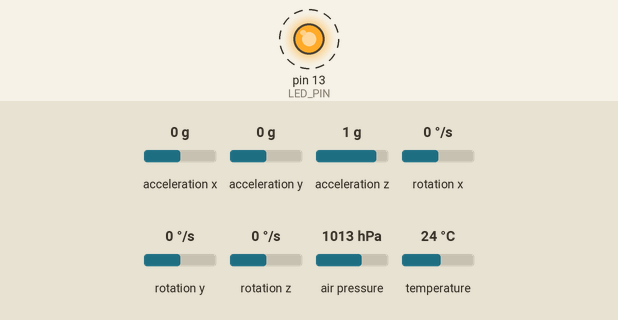
A sketch run on a simulated Arduino Uno, built with avr-gcc and run on an emulated ATmega328P. On the bench: output pins drawn as LEDs (lit = HIGH). Dashed ring = blinking. The inputs (shaded band) are chosen by the test bench; at power-on: acceleration x 0 g, acceleration y 0 g, acceleration z 1 g, rotation x 0 °/s, rotation y 0 °/s, rotation z 0 °/s, air pressure 1013 hPa, temperature 24 °C. What the sketch prints to the serial monitor is not drawn.

Above: at 0.6 s.
Timing chart, 0 to 5.2 s (numbered marks = the images above):
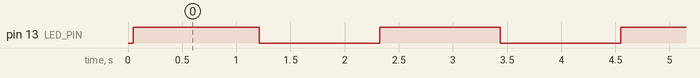

The sketch:

mpu6050-bmp085_merge.ino
```cpp
// I2C device class (I2Cdev) demonstration Arduino sketch for MPU6050 class
// 10/7/2011 by Jeff Rowberg <jeff@rowberg.net>
// Updates should (hopefully) always be available at https://github.com/jrowberg/i2cdevlib
//
// Changelog:
//      2013-05-08 - added multiple output formats
//                 - added seamless Fastwire support
//      2011-10-07 - initial release

/* ============================================
I2Cdev device library code is placed under the MIT license
Copyright (c) 2011 Jeff Rowberg

Permission is hereby granted, free of charge, to any person obtaining a copy
of this software and associated documentation files (the "Software"), to deal
in the Software without restriction, including without limitation the rights
to use, copy, modify, merge, publish, distribute, sublicense, and/or sell
copies of the Software, and to permit persons to whom the Software is
furnished to do so, subject to the following conditions:

The above copyright notice and this permission notice shall be included in
all copies or substantial portions of the Software.

THE SOFTWARE IS PROVIDED "AS IS", WITHOUT WARRANTY OF ANY KIND, EXPRESS OR
IMPLIED, INCLUDING BUT NOT LIMITED TO THE WARRANTIES OF MERCHANTABILITY,
FITNESS FOR A PARTICULAR PURPOSE AND NONINFRINGEMENT. IN NO EVENT SHALL THE
AUTHORS OR COPYRIGHT HOLDERS BE LIABLE FOR ANY CLAIM, DAMAGES OR OTHER
LIABILITY, WHETHER IN AN ACTION OF CONTRACT, TORT OR OTHERWISE, ARISING FROM,
OUT OF OR IN CONNECTION WITH THE SOFTWARE OR THE USE OR OTHER DEALINGS IN
THE SOFTWARE.
===============================================
*/

// I2Cdev and MPU6050 must be installed as libraries, or else the .cpp/.h files
// for both classes must be in the include path of your project
#include "I2Cdev.h"
#include "MPU6050.h"
#include <Adafruit_BMP085.h>

// Arduino Wire library is required if I2Cdev I2CDEV_ARDUINO_WIRE implementation
// is used in I2Cdev.h
#if I2CDEV_IMPLEMENTATION == I2CDEV_ARDUINO_WIRE
    #include "Wire.h"
#endif

// class default I2C address is 0x68
// specific I2C addresses may be passed as a parameter here
// AD0 low = 0x68 (default for InvenSense evaluation board)
// AD0 high = 0x69
MPU6050 accelgyro;
//MPU6050 accelgyro(0x69); // <-- use for AD0 high
Adafruit_BMP085 bmp;

int16_t ax, ay, az;
int16_t gx, gy, gz;


// uncomment "OUTPUT_READABLE_ACCELGYRO" if you want to see a tab-separated
// list of the accel X/Y/Z and then gyro X/Y/Z values in decimal. Easy to read,
// not so easy to parse, and slow(er) over UART.
#define OUTPUT_READABLE_ACCELGYRO

// uncomment "OUTPUT_BINARY_ACCELGYRO" to send all 6 axes of data as 16-bit
// binary, one right after the other. This is very fast (as fast as possible
// without compression or data loss), and easy to parse, but impossible to read
// for a human.
//#define OUTPUT_BINARY_ACCELGYRO


#define LED_PIN 13
bool blinkState = false;

void setup() {
    Serial.begin(9600);
    if (!bmp.begin()) {
	  Serial.println("Could not find a valid BMP085 sensor, check wiring!");
	  while (1) {}
    }
    // join I2C bus (I2Cdev library doesn't do this automatically)
    #if I2CDEV_IMPLEMENTATION == I2CDEV_ARDUINO_WIRE
        Wire.begin();
    #elif I2CDEV_IMPLEMENTATION == I2CDEV_BUILTIN_FASTWIRE
        Fastwire::setup(400, true);
    #endif

    // initialize serial communication
    // (38400 chosen because it works as well at 8MHz as it does at 16MHz, but
    // it's really up to you depending on your project)

    // initialize device
    Serial.println("Initializing I2C devices...");
    accelgyro.initialize();

    // verify connection
    Serial.println("Testing device connections...");
    Serial.println(accelgyro.testConnection() ? "MPU6050 connection successful" : "MPU6050 connection failed");

    // use the code below to change accel/gyro offset values
    /*
    Serial.println("Updating internal sensor offsets...");
    // -76	-2359	1688	0	0	0
    Serial.print(accelgyro.getXAccelOffset()); Serial.print("\t"); // -76
    Serial.print(accelgyro.getYAccelOffset()); Serial.print("\t"); // -2359
    Serial.print(accelgyro.getZAccelOffset()); Serial.print("\t"); // 1688
    Serial.print(accelgyro.getXGyroOffset()); Serial.print("\t"); // 0
    Serial.print(accelgyro.getYGyroOffset()); Serial.print("\t"); // 0
    Serial.print(accelgyro.getZGyroOffset()); Serial.print("\t"); // 0
    Serial.print("\n");
    accelgyro.setXGyroOffset(220);
    accelgyro.setYGyroOffset(76);
    accelgyro.setZGyroOffset(-85);
    Serial.print(accelgyro.getXAccelOffset()); Serial.print("\t"); // -76
    Serial.print(accelgyro.getYAccelOffset()); Serial.print("\t"); // -2359
    Serial.print(accelgyro.getZAccelOffset()); Serial.print("\t"); // 1688
    Serial.print(accelgyro.getXGyroOffset()); Serial.print("\t"); // 0
    Serial.print(accelgyro.getYGyroOffset()); Serial.print("\t"); // 0
    Serial.print(accelgyro.getZGyroOffset()); Serial.print("\t"); // 0
    Serial.print("\n");
    */

    // configure Arduino LED pin for output
    pinMode(LED_PIN, OUTPUT);
}

void loop() {
    //mpu6050
    // read raw accel/gyro measurements from device
    accelgyro.getMotion6(&ax, &ay, &az, &gx, &gy, &gz);

    // these methods (and a few others) are also available
    //accelgyro.getAcceleration(&ax, &ay, &az);
    //accelgyro.getRotation(&gx, &gy, &gz);

    #ifdef OUTPUT_READABLE_ACCELGYRO
        // display tab-separated accel/gyro x/y/z values
        Serial.print("a/g:\t");
        Serial.print(ax); Serial.print("\t");
        Serial.print(ay); Serial.print("\t");
        Serial.print(az); Serial.print("\t");
        Serial.print(gx); Serial.print("\t");
        Serial.print(gy); Serial.print("\t");
        Serial.println(gz);
    #endif

    #ifdef OUTPUT_BINARY_ACCELGYRO
        Serial.write((uint8_t)(ax >> 8)); Serial.write((uint8_t)(ax & 0xFF));
        Serial.write((uint8_t)(ay >> 8)); Serial.write((uint8_t)(ay & 0xFF));
        Serial.write((uint8_t)(az >> 8)); Serial.write((uint8_t)(az & 0xFF));
        Serial.write((uint8_t)(gx >> 8)); Serial.write((uint8_t)(gx & 0xFF));
        Serial.write((uint8_t)(gy >> 8)); Serial.write((uint8_t)(gy & 0xFF));
        Serial.write((uint8_t)(gz >> 8)); Serial.write((uint8_t)(gz & 0xFF));
    #endif

    // blink LED to indicate activity
    blinkState = !blinkState;
    digitalWrite(LED_PIN, blinkState);

    //bmp085
    Serial.print("Temperature = ");
    Serial.print(bmp.readTemperature());
    Serial.println(" *C");

    Serial.print("Pressure = ");
    Serial.print(bmp.readPressure());
    Serial.println(" Pa");

    // Calculate altitude assuming 'standard' barometric
    // pressure of 1013.25 millibar = 101325 Pascal
    Serial.print("Altitude = ");
    Serial.print(bmp.readAltitude());
    Serial.println(" meters");

    Serial.print("Pressure at sealevel (calculated) = ");
    Serial.print(bmp.readSealevelPressure());
    Serial.println(" Pa");

  // you can get a more precise measurement of altitude
  // if you know the current sea level pressure which will
  // vary with weather and such. If it is 1015 millibars
  // that is equal to 101500 Pascals.
    Serial.print("Real altitude = ");
    Serial.print(bmp.readAltitude(101500));
    Serial.println(" meters");

    Serial.println();
    delay(1000);
}
```

Measured:
- by itself, pin 13 (LED_PIN): alternates HIGH for 1.1 s and LOW for 1.1 s
